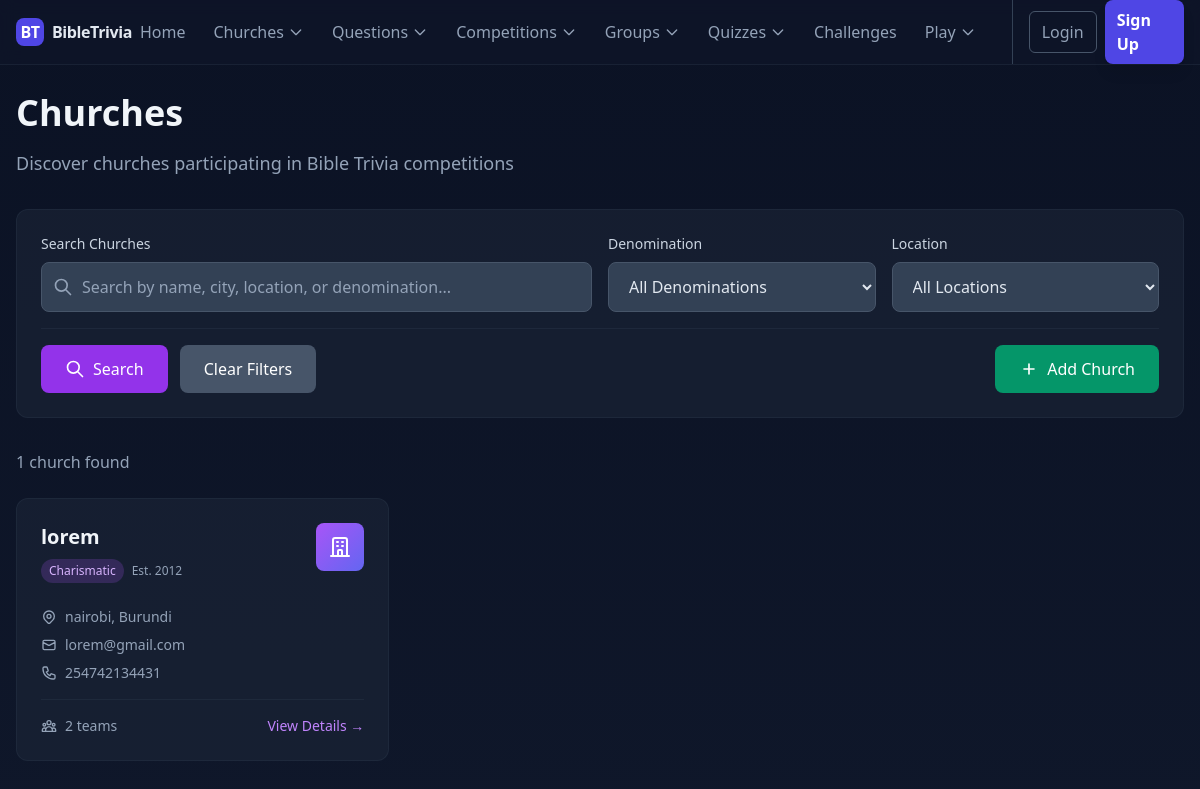
The page /churches/ on the database its author committed.
### home/models.py (models this page shows, shortened)
class TimeStampedModel(models.Model):
    created_at = models.DateTimeField(auto_now_add=True)
    updated_at = models.DateTimeField(auto_now=True)
    class Meta:
        abstract = True

class Church(TimeStampedModel):
    uuid = models.UUIDField(default=uuid.uuid4,unique=True, editable=False)
    name = models.CharField(max_length=255, unique=True)
    slug = models.SlugField(max_length=255, unique=True, blank=True)
    category = models.ForeignKey(
        ChurchCategory,
        on_delete=models.PROTECT,
        related_name='churches'
    )
    address = models.CharField(max_length=255, blank=True)
    city = models.CharField(max_length=100, blank=True)
    location = models.CharField(max_length=100, blank=True)
    country = models.CharField(max_length=100, default='Kenya')
    contact_email = models.EmailField(blank=True, null=True)
    phone_number = models.CharField(max_length=100, blank=True, null=True)
    website = models.URLField(blank=True, null=True)
    logo = models.ImageField(upload_to='church_logos/', blank=True, null=True)
    established_year = models.PositiveIntegerField(blank=True, null=True)
    manager = models.ForeignKey(
        settings.AUTH_USER_MODEL,
        on_delete=models.CASCADE,
        related_name='managed_churches',
        help_text='User who manages/created this church'
    )
    is_active = models.BooleanField(default=True)
    class Meta:
        ordering = ['name']
        indexes = [
            models.Index(fields=["slug"]),
            models.Index(fields=["is_active"]),
        ]

class ChurchCategory(TimeStampedModel):
    categories = [
        ('Pentecostal', 'Pentecostal'),
        ('Charismatic', 'Charismatic'),
        ('Evangelical', 'Evangelical'),
        ('Baptist', 'Baptist'),
        ('Methodist', 'Methodist'),
        ('Catholic', 'Catholic'),
        ('Orthodox', 'Orthodox'),
        ('Protestant', 'Protestant'),
        ('Other', 'Other'),
    ]
    name = models.CharField(max_length=100, unique=True, choices=categories)
    slug = models.SlugField(max_length=120, unique=True, blank=True)
    description = models.TextField(blank=True, null=True)
    is_active = models.BooleanField(default=True)
    class Meta:
        verbose_name = "Church Category"
        verbose_name_plural = "Church Categories"
        ordering = ['name']
        indexes = [
            models.Index(fields=["slug"]),
        ]

### home/views.py (the view, shortened to what this page needs)
# urls.py: path('churches/', ChurchListView.as_view(), name='church_list'),
class ChurchListView(ListView):
    model = Church
    template_name = 'home/church_list.html'
    context_object_name = 'churches'
    paginate_by = 12
    def get_queryset(self):
        queryset = Church.objects.filter(is_active=True).select_related('category').order_by('name')
        search_query = self.request.GET.get('search', '')
        category_filter = self.request.GET.get('category', '')
        if category_filter:
            queryset = queryset.filter(category__slug=category_filter)
        location_filter = self.request.GET.get('location', '')
        if location_filter:
            queryset = queryset.filter(location__icontains=location_filter)
        return queryset
    def get_context_data(self, **kwargs):
        context = super().get_context_data(**kwargs)
        context['search_query'] = self.request.GET.get('search', '')
        context['category_filter'] = self.request.GET.get('category', '')
        context['location_filter'] = self.request.GET.get('location', '')
        context['categories'] = Church.objects.values_list('category__name', 'category__slug').distinct()
        context['locations'] = Church.objects.values_list('location', flat=True).distinct().exclude(location='')
        context['total_churches'] = self.get_queryset().count()
        return context

### home/templates/home/church_list.html (shortened to what this page needs)
{% extends 'base.html' %}
{% block content %}
<div class="max-w-7xl mx-auto">
    <div class="mb-8">
        <h1 class="text-4xl font-bold text-slate-100 mb-4">Churches</h1>
        <p class="text-slate-400 text-lg">Discover churches participating in Bible Trivia competitions</p>
    </div>
    <div class="bg-slate-800/50 rounded-xl p-6 mb-8 border border-slate-700/30">
        <form method="get" class="space-y-4">
            <div class="grid grid-cols-1 md:grid-cols-4 gap-4">
                <div class="md:col-span-2">
                    <label for="search" class="block text-sm font-medium text-slate-300 mb-2">Search Churches</label>
                    <div class="relative">
                        <div class="absolute inset-y-0 left-0 pl-3 flex items-center pointer-events-none">
                        </div>
                        <input type="text"
                               id="search"
                               name="search"
                               value="{{ search_query }}"
                               placeholder="Search by name, city, location, or denomination..."
                               class="w-full pl-10 pr-4 py-3 bg-slate-700 text-slate-200 border border-slate-600 rounded-lg focus:border-purple-500 focus:ring-1 focus:ring-purple-500 placeholder-slate-400">
                    </div>
                </div>
                <div>
                    <label for="category" class="block text-sm font-medium text-slate-300 mb-2">Denomination</label>
                    <select name="category"
                            id="category"
                            class="w-full px-4 py-3 bg-slate-700 text-slate-200 border border-slate-600 rounded-lg focus:border-purple-500 focus:ring-1 focus:ring-purple-500">
                        <option value="">All Denominations</option>
                    </select>
                </div>
                <div>
                    <label for="location" class="block text-sm font-medium text-slate-300 mb-2">Location</label>
                    <select name="location"
                            id="location"
                            class="w-full px-4 py-3 bg-slate-700 text-slate-200 border border-slate-600 rounded-lg focus:border-purple-500 focus:ring-1 focus:ring-purple-500">
                        <option value="">All Locations</option>
                    </select>
                </div>
            </div>
            <div class="flex flex-col sm:flex-row gap-3 pt-4 border-t border-slate-700/30">
                <button type="submit"
                        class="bg-purple-600 hover:bg-purple-700 text-white px-6 py-3 rounded-lg font-medium transition-colors flex items-center gap-2">
                    <svg class="w-5 h-5" fill="none" stroke="currentColor" viewBox="0 0 24 24">
                        <path stroke-linecap="round" stroke-linejoin="round" stroke-width="2" d="M21 21l-6-6m2-5a7 7 0 11-14 0 7 7 0 0114 0z"/>
                    </svg>
                    Search
                </button>
                <a href="{% url 'church_list' %}"
                   class="bg-slate-600 hover:bg-slate-700 text-white px-6 py-3 rounded-lg font-medium transition-colors text-center">
                    Clear Filters
                </a>
                <a href="{% url 'church-create' %}"
                   class="bg-emerald-600 hover:bg-emerald-700 text-white px-6 py-3 rounded-lg font-medium transition-colors text-center flex items-center gap-2 sm:ml-auto">
                    <svg class="w-5 h-5" fill="none" stroke="currentColor" viewBox="0 0 24 24">
                        <path stroke-linecap="round" stroke-linejoin="round" stroke-width="2" d="M12 6v6m0 0v6m0-6h6m-6 0H6"/>
                    </svg>
                    Add Church
                </a>
            </div>
        </form>
    </div>
    <div class="mb-6">
        <div class="flex items-center justify-between">
            <p class="text-slate-400">
                {% if search_query or category_filter or location_filter %}
                    Showing {{ total_churches }} result{{ total_churches|pluralize }}
                    {% if search_query %}for "{{ search_query }}"{% endif %}
                {% else %}
                    {{ total_churches }} church{{ total_churches|pluralize }} found
                {% endif %}
            </p>
        </div>
    </div>
    {% if churches %}
        <div class="grid grid-cols-1 md:grid-cols-2 lg:grid-cols-3 gap-6 mb-8">
            {% for church in churches %}
                <div class="bg-slate-800/50 rounded-xl p-6 border border-slate-700/30 hover:border-purple-500/50 transition-all duration-300 hover:shadow-lg hover:shadow-purple-500/10">
                    <div class="flex items-start justify-between mb-4">
                        <div class="flex-1">
                            <h3 class="text-xl font-semibold text-slate-100 mb-2">
                                <a href="{% url 'church-detail' slug=church.slug %}" class="hover:text-purple-400 transition-colors">
                                    {{ church.name }}
                                </a>
                            </h3>
                            <div class="flex items-center gap-2 mb-2">
                                <span class="px-2 py-1 bg-purple-500/20 text-purple-300 text-xs font-medium rounded-full">
                                    {{ church.category.name }}
                                </span>
                                {% if church.established_year %}
                                    <span class="text-slate-400 text-xs">Est. {{ church.established_year }}</span>
                                {% endif %}
                            </div>
                        </div>
                        {% if church.logo %}
                            <div class="w-12 h-12 rounded-lg overflow-hidden bg-slate-700 flex-shrink-0">
                                <img src="{{ church.logo.url }}" alt="{{ church.name }} logo" class="w-full h-full object-cover">
                            </div>
                        {% else %}
                            <div class="w-12 h-12 bg-gradient-to-br from-purple-500 to-indigo-500 rounded-lg flex items-center justify-center flex-shrink-0">
                                <svg class="w-6 h-6 text-white" fill="none" stroke="currentColor" viewBox="0 0 24 24">
                                    <path stroke-linecap="round" stroke-linejoin="round" stroke-width="2" d="M19 21V5a2 2 0 00-2-2H7a2 2 0 00-2 2v16m14 0h2m-2 0h-5m-9 0H3m2 0h5M9 7h1m-1 4h1m4-4h1m-1 4h1m-5 10v-5a1 1 0 011-1h2a1 1 0 011 1v5m-4 0h4"/>
                                </svg>
                            </div>
                        {% endif %}
                    </div>
                    <div class="space-y-2 mb-4">
                        {% if church.city or church.location %}
                            <div class="flex items-center gap-2 text-slate-400 text-sm">
                                <span>{{ church.city }}{% if church.city and church.location %}, {% endif %}{{ church.location }}</span>
                            </div>
                        {% endif %}
                        {% if church.contact_email %}
                            <div class="flex items-center gap-2 text-slate-400 text-sm">
                                <svg class="w-4 h-4 flex-shrink-0" fill="none" stroke="currentColor" viewBox="0 0 24 24">
                                    <path stroke-linecap="round" stroke-linejoin="round" stroke-width="2" d="M3 8l7.89 4.26a2 2 0 002.22 0L21 8M5 19h14a2 2 0 002-2V7a2 2 0 00-2-2H5a2 2 0 00-2 2v10a2 2 0 002 2z"/>
                                </svg>
                                <span>{{ church.contact_email }}</span>
                            </div>
                        {% endif %}
                        {% if church.phone_number %}
                            <div class="flex items-center gap-2 text-slate-400 text-sm">
                                <span>{{ church.phone_number }}</span>
                            </div>
                        {% endif %}
                    </div>
                    <div class="flex items-center justify-between pt-4 border-t border-slate-700/30">
                        <div class="flex items-center gap-2 text-slate-400 text-sm">
                            <span>{{ church.trivia_groups.count }} team{{ church.trivia_groups.count|pluralize }}</span>
                        </div>
                        <a href="{% url 'church-detail' slug=church.slug %}"
                           class="text-purple-400 hover:text-purple-300 text-sm font-medium transition-colors">
                            View Details →
                        </a>
                    </div>
                </div>
            {% endfor %}
        </div>
    {% endif %}
</div>
{% endblock %}

### rows shown on the page
Church: name "lorem", category.name "Charismatic", established_year "2012", city "nairobi", location "Burundi", contact_email "lorem@gmail.com", phone_number "254742134431", trivia_groups.count "2"

### other values the page prints
{{ total_churches }} "1"
